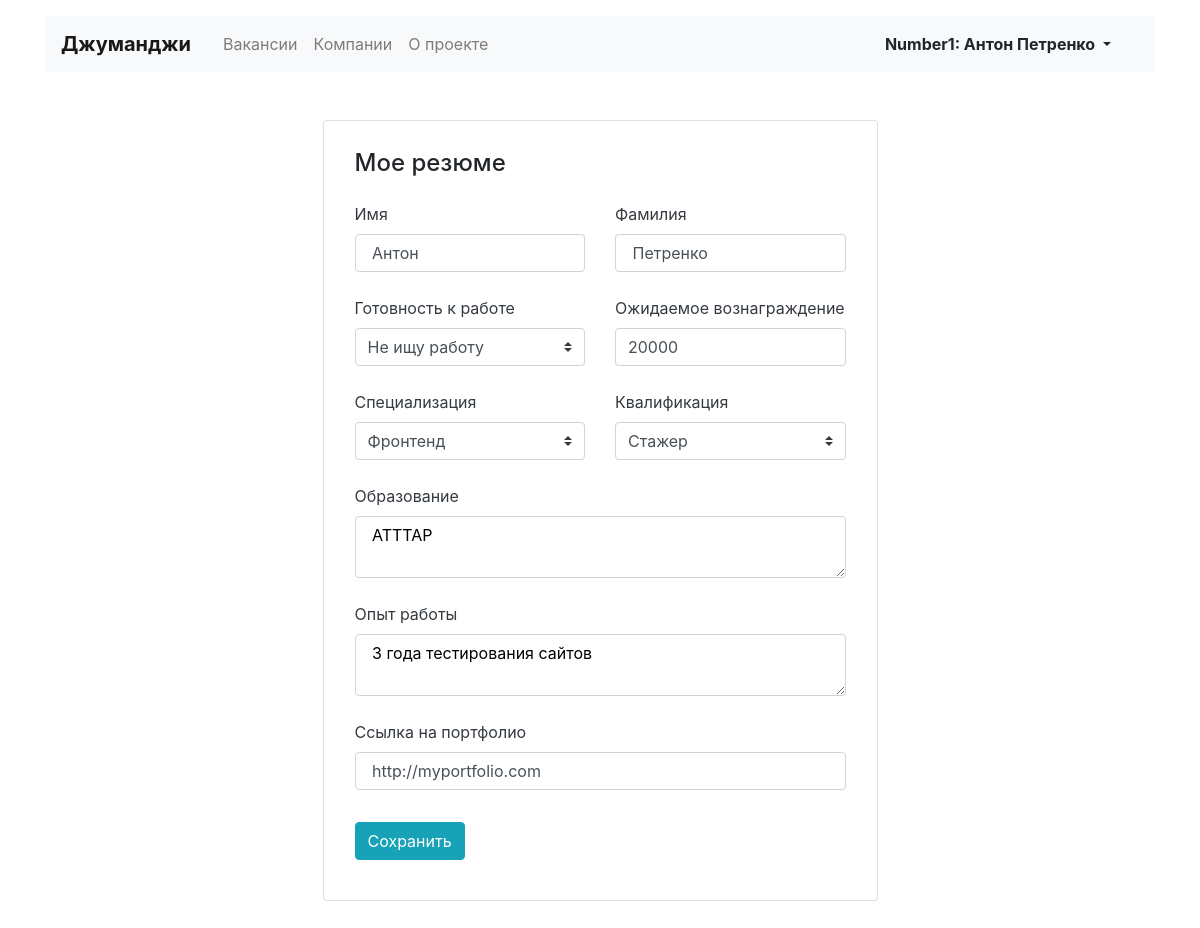
/myresume (signed in), run on the app's committed database.
### jumanji/models.py (models this page shows)
class Resume(models.Model):
    status_by_work = (
        ('NOTFIND', 'Не ищу работу'),
        ('GUESS', 'Рассматриваю предложения'),
        ('FIND', 'Ищу работу'),
    )
    qualifications = (
        ('STAGE', 'Стажер'),
        ('JUNIOR', 'Джуниор'),
        ('MIDDLE', 'Миддл'),
        ('SENIOR', 'Синьор'),
        ('LEAD', 'Лид')
    )
    user = models.OneToOneField(User, on_delete=models.CASCADE, related_name="resumes")
    name = models.CharField(max_length=150)
    surname = models.CharField(max_length=150)
    status = models.CharField(choices=status_by_work, default='NOTFIND', max_length=25)
    salary = models.IntegerField()
    specialty = models.ForeignKey(Specialty, on_delete=models.CASCADE, related_name='resumes', unique=False)
    grade = models.CharField(choices=qualifications, default='STAGE', max_length=25)
    education = models.CharField(max_length=500)
    experience = models.CharField(max_length=500)
    portfolio = models.CharField(max_length=50)

### jumanji/views.py (the view)
# urls.py: path('myresume', views.own_resume, name='myresume'),
def own_resume(request):
    alert_update = ''
    specialties = models.Specialty.objects.all()
    Anonymous = request.user.is_anonymous
    if Anonymous is False:
        if request.method == 'POST':
            resume_form = forms.ResumeForm(request.POST, request.FILES)
            if resume_form.is_valid():
                models.Resume.objects.filter(user=User.objects.get(username=request.user).id).update(
                    name=resume_form['name'].value(),
                    surname=resume_form['surname'].value(),
                    status=resume_form['status'].value(),
                    salary=resume_form['salary'].value(),
                    specialty=models.Specialty.objects.get(code=resume_form['specialty'].value()),
                    grade=resume_form['grade'].value(),
                    education=resume_form['education'].value(),
                    experience=resume_form['experience'].value(),
                    portfolio=resume_form['portfolio'].value()
                )
                alert_update = 'Ваше резюме обновлено!'
                resume_by_user = models.Resume.objects.get(user=User.objects.get(username=request.user).id)
                return render(request, 'resume-edit.html', context={
                    'resume': resume_by_user,
                    'form': resume_form,
                    'alert_update': alert_update,
                    'specialties': specialties
                })
            else:
                return HttpResponseRedirect(request.META['HTTP_REFERER'])
        else:
            try:
                resume_by_user = models.Resume.objects.get(user=User.objects.get(username=request.user).id)
                resume_form = forms.ResumeForm()
                return render(request, 'resume-edit.html', context={
                    'resume': resume_by_user,
                    'form': resume_form,
                    'alert_update': alert_update,
                    'specialties': specialties
                })
            except ObjectDoesNotExist:
                return render(request, 'resume-create.html')
    else:
        return HttpResponseRedirect(reverse('register'))

### jumanji/forms.py
class ResumeForm(forms.Form):
    status_by_work = (
        ('NOTFIND', 'Не ищу работу'),
        ('GUESS', 'Рассматриваю предложения'),
        ('FIND', 'Ищу работу'),
    )
    qualifications = (
        ('STAGE', 'Стажер'),
        ('JUNIOR', 'Джуниор'),
        ('MIDDLE', 'Миддл'),
        ('SENIOR', 'Синьор'),
        ('LEAD', 'Лид')
    )
    name = forms.CharField(max_length=150)
    surname = forms.CharField(max_length=150)
    status = forms.ChoiceField(choices=status_by_work)
    salary = forms.IntegerField()
    specialty = forms.ModelChoiceField(models.Specialty.objects.all(), to_field_name='code')
    grade = forms.ChoiceField(choices=qualifications)
    education = forms.CharField(max_length=500)
    experience = forms.CharField(max_length=500)
    portfolio = forms.CharField(max_length=50)

### templates/resume-edit.html (shortened to what this page needs)
{% extends 'base.html' %}
{% block content %}
  <main class="container mt-3 pb-5">
    <section class="col-12 col-lg-6 offset-lg-3 mt-5 card">
      <div class="card-body px-3 pb-4">
        <h1 class="h4 pt-2 pb-3">Мое резюме</h1>
        <form method="post" class=""> {% csrf_token %}
          <div class="row">
            <div class="col-12 col-md-6">
              <div class="form-group pb-2">
                <label class="mb-2 text-dark" for="id_name">Имя</label>
                <input class="form-control" type="text" name="name" maxlength="150" required id="id_name" value="{{resume.name}}">
              </div>
            </div>
            <div class="col-12 col-md-6">
              <div class="form-group pb-2">
                <label class="mb-2 text-dark" for="id_surname">Фамилия</label>
                <input class="form-control" type="text" name="surname" maxlength="150" required id="id_surname" value="{{resume.surname}}">
              </div>
            </div>
          </div>
          <div class="row">
            <div class="col-12 col-md-6">
              <div class="form-group pb-2">
                <label class="mb-2 text-dark" for="id_status">Готовность к работе</label>
                <select class="custom-select mr-sm-2" name="status" id="id_status">
                  <option value="NOTFIND">Не ищу работу</option>
                </select>
              </div>
            </div>
            <div class="col-12 col-md-6">
              <div class="form-group pb-2">
                <label class="mb-2 text-dark" for="id_salary">Ожидаемое вознаграждение</label>
                <input class="form-control"type="number" name="salary" required id="id_salary" value={{resume.salary}}>
              </div>
            </div>
          </div>
          <div class="row">
            <div class="col-12 col-md-6">
              <div class="form-group pb-2">
                <label class="mb-2 text-dark" for="id_specialty">Специализация</label>
                <select class="custom-select mr-sm-2" name="specialty" id="id_specialty">
                  {% for specialty in specialties %}
                    <option value="{{specialty.code}}">{{specialty.title}}</option>
                  {% endfor %}
                </select>
              </div>
            </div>
            <div class="col-12 col-md-6">
              <div class="form-group pb-2">
                <label class="mb-2 text-dark" for="id_grade">Квалификация</label>
                <select class="custom-select mr-sm-2" name="grade" id="id_grade">
                  <option value="STAGE">Стажер</option>
                </select>
              </div>
            </div>
          </div>
          <div class="form-group pb-2">
            <label class="mb-2 text-dark" for="id_education">Образование</label>
            <textarea class="form-control text-uppercase" name="education" maxlength="500" required id="id_education" style="color:#000;">{{resume.education}}</textarea>
          </div>
          <div class="form-group pb-2">
            <label class="mb-2 text-dark" for="id_experience">Опыт работы</label>
            <textarea class="form-control" name="experience" maxlength="500" required id="id_experience" style="color:#000;">{{resume.experience}}</textarea>
          </div>
          <div class="form-group pb-3">
            <label class="mb-2 text-dark" for="id_portfolio">Ссылка на портфолио</label>
            <input class="form-control" type="text" name="portfolio" maxlength="50" required placeholder="http://anylink.github.io" id="id_portfolio" value="{{resume.portfolio}}">
          </div>
          <div class="form-group">
            <input type="submit" class="btn btn-info" value="Сохранить">
          </div>
        </form>
      </div>
    </section>
  </main>
{% endblock %}

### templates/base.html (shortened to what this page needs)
<!DOCTYPE html>
<html lang="en">
<head>
    <link rel="stylesheet" href="https://stackpath.bootstrapcdn.com/bootstrap/4.3.1/css/bootstrap.min.css">
</head>
<body>
    <header class="container mt-3">
    <nav class="navbar navbar-expand-lg navbar-light bg-light">
      <a class="navbar-brand mr-4 font-weight-bold" href="{% url 'main_page' %}">Джуманджи</a>
      <div class="collapse navbar-collapse justify-content-between" id="navbarNav">
        <ul class="navbar-nav col-10">
          <li class="nav-item">
            <a class="nav-link" href="{% url 'all_vacancies' %}">Вакансии</a>
          </li>
          <li class="nav-item">
            <a class="nav-link" href="{% url 'all_companies' %}">Компании</a>
          </li>
          <li class="nav-item">
            <a class="nav-link" href="{% url 'main_page' %}">О проекте</a>
          </li>
        </ul>
        <ul class="navbar-nav col-2 justify-content-end">
          <li class="nav-item active">
            {% if user.is_active %}
              <div class="btn-group">
                <button type="button" class="btn dropdown-toggle font-weight-bold" data-toggle="dropdown" aria-haspopup="true" aria-expanded="false">
                  {{user.username}}: {{user.first_name}} {{user.last_name}}
                </button>
              </div>
            {% endif %}
          </li>
        </ul>
      </div>
    </nav>
  </header>
    {% block content %}
    {% endblock %}
</body>
</html>

### templates/resume-edit.html (style rules this page uses)
body { background-color: #F6F2E6; }

### data on the page
Resume: name "Антон", surname "Петренко", salary "20000", education "Атттар", experience "3 года тестирования сайтов", portfolio "http://myportfolio.com"

### other printed values
{{ user.username }} "Number1"
{{ user.first_name }} "Антон"
{{ user.last_name }} "Петренко"
form field specialty "Фронтенд"
